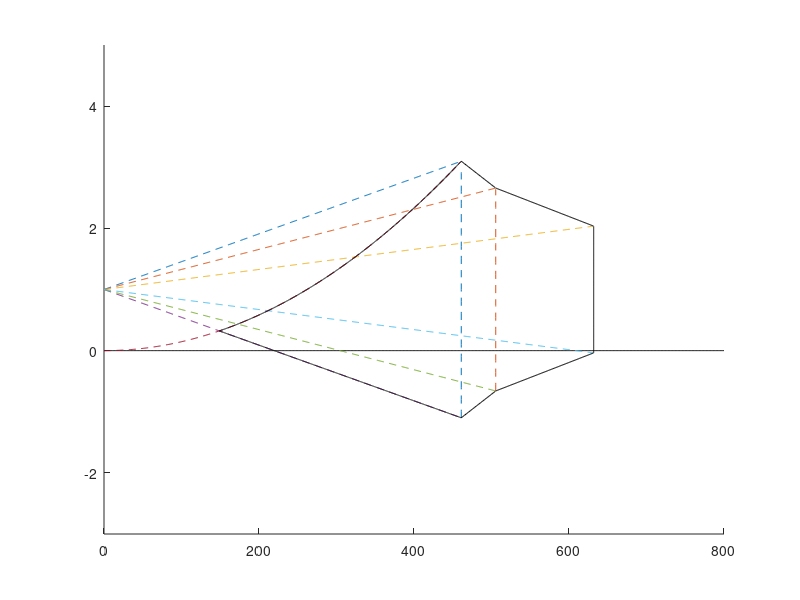

Write the MATLAB code that produced this figure. (Note: this script raises an error after producing the figure.)
c=1.0
mVb=0.004553
mVc=0.003283
mVd=0.001641
Vb=460.9783
Vc=505.4711
Vd=631.8389

B1=c+mVb*Vb
C1=c+mVc*Vc
D1=c+mVd*Vd
D2=c-mVd*Vd
C2=c-mVc*Vc
B2=c-mVb*Vb

xa=0:1:800
ya=0*ones(size(xa))
xb=0:1:Vb
yb=c+mVb*xb
yb2=c-mVb*xb
xc=0:1:Vc
yc=c+mVc*xc
yc2=c-mVc*xc
xd=0:1:Vd
yd=c+mVd*xd
yd2=c-mVd*xd
M=B1/(Vb.^2)
yp=M*(xb.^2)
yv1=B2:0.1:B1
yv2=C2:0.1:C1
xv1=Vb*ones(size(yv1))
xv2=Vc*ones(size(yv2))

Mbc=(B1-C1)/(Vb-Vc)
Mbc2=(B2-C2)/(Vb-Vc)
Mcd=(C1-D1)/(Vc-Vd)
Mcd2=(C2-D2)/(Vc-Vd)


X=(c - (2*M*c - mVb*(mVb^2 + 4*M*c)^(1/2) + mVb^2)/(2*M))/mVb
Y=(2*M*c - mVb*(mVb^2 + 4*M*c)^(1/2) + mVb^2)/(2*M)

yD=D2:0.01:D1
xD=Vd*ones(size(yD))
xbc=Vb:1:Vc
xcd=Vc:1:Vd
yB1=B1+Mbc*(xbc-Vb)
yC1=C1+Mcd*(xcd-Vc)
yB2=B2+Mbc2*(xbc-Vb)
yC2=C2+Mcd2*(xcd-Vc)
xA=X:0.1:Vb
yA1=M*(xA.^2)
yA2=-mVb*xA+c
hold on
plot(xa,ya,'k')
plot(xb,yb,'--',xc,yc,'--',xd,yd,'--',xb,yb2,'--',xc,yc2,'--',xd,yd2,'--',xb,yp,'--',xv1,yv1,'--',xv2,yv2,'--')
plot(xA,yA1,'k',xA,yA2,'k',xD,yD,'k',xbc,yB1,'k',xcd,yC1,'k',xbc,yB2,'k',xcd,yC2,'k')
hold off
ax=gca
xlim([0 800])
ylim([-3 5])
ax.XTick=[0 Vb Vc Vd]
ax.YTick=[-1.0 0 1.0]
title('V-n Gust Diagram')
xlabel('Speed V in KEAS')
ylabel('Load Factor n')
str={'Vb','Vc','Vd','Vb speed','Vc speed','Vd speed','Vb speed','Vc speed','Vd speed'}
text([Vb Vc Vd Vb/4 Vc/2 Vd/2+50 Vb/4 Vc/2+20 Vd/2+50 ],[0 0 0 1.8 1.9 1.7 0.3 0 -0.2],str)